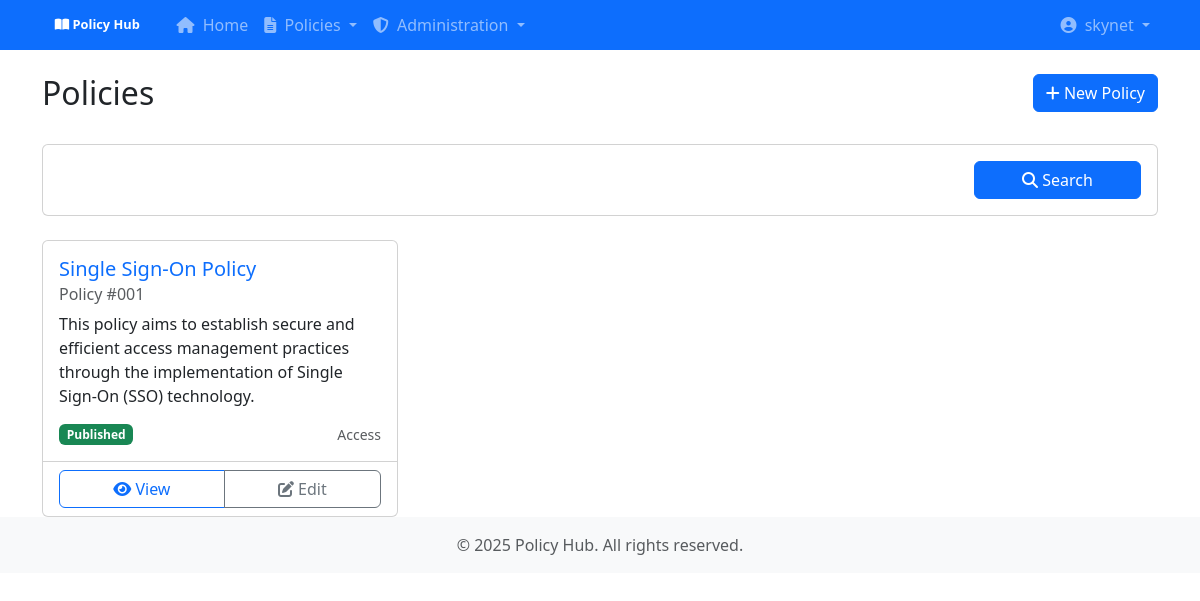
Page /policies/policies/ (signed in) on the committed database.
### policies/models.py (models this page shows, shortened)
class Policy(models.Model):
    STATUS_CHOICES = (
        ('draft', 'Draft'),
        ('published', 'Published'),
        ('archived', 'Archived'),
    )
    title = models.CharField(max_length=200)
    policy_number = models.CharField(max_length=50, unique=True)
    category = models.ForeignKey(PolicyCategory, on_delete=models.CASCADE, related_name='policies')
    content = models.TextField()
    summary = models.TextField()
    status = models.CharField(max_length=10, choices=STATUS_CHOICES, default='draft')
    created_by = models.ForeignKey(User, on_delete=models.SET_NULL, null=True, related_name='created_policies')
    updated_by = models.ForeignKey(User, on_delete=models.SET_NULL, null=True, related_name='updated_policies')
    effective_date = models.DateField()
    review_date = models.DateField()
    document_file = models.FileField(upload_to=policy_file_path, blank=True, null=True)
    created_at = models.DateTimeField(auto_now_add=True)
    updated_at = models.DateTimeField(auto_now=True)
    class Meta:
        verbose_name_plural = "Policies"
        ordering = ['-effective_date', 'title']

class PolicyCategory(models.Model):
    name = models.CharField(max_length=100)
    description = models.TextField(blank=True, null=True)
    created_at = models.DateTimeField(auto_now_add=True)
    updated_at = models.DateTimeField(auto_now=True)
    class Meta:
        verbose_name_plural = "Policy Categories"
        ordering = ['name']

### policies/views.py (the view)
# urls.py: path('policies/', views.PolicyListView.as_view(), name='policy-list'),
class PolicyListView(LoginRequiredMixin, ListView):
    model = Policy
    template_name = 'policies/policy_list.html'
    context_object_name = 'policies'
    paginate_by = 20
    def get_queryset(self):
        if self.request.user.profile.is_admin or self.request.user.profile.is_moderator:
            return Policy.objects.all()
        return Policy.objects.filter(status='published')

### accounts/models.py (called while the page is built)
    @property
    def is_admin(self):
        return self.role == 'admin'

    @property
    def is_moderator(self):
        return self.role == 'moderator'

### templates/policies/policy_list.html (shortened to what this page needs)
{% extends 'base.html' %}
{% block content %}
<div class="row mb-4">
    <div class="col">
        <h1 class="h2">Policies</h1>
    </div>
    {% if user.profile.is_admin or user.profile.is_moderator %}
    <div class="col-auto">
        <a href="{% url 'policies:policy-create' %}" class="btn btn-primary">
            <i class="fas fa-plus"></i> New Policy
        </a>
    </div>
    {% endif %}
</div>
<div class="card mb-4">
    <div class="card-body">
        <form method="get" class="row g-3" hx-get="{% url 'policies:htmx-policy-list' %}" hx-target="#policy-list" hx-trigger="submit, change">
            <div class="col-md-4">
            </div>
            <div class="col-md-3">
            </div>
            <div class="col-md-3">
            </div>
            <div class="col-md-2">
                <button type="submit" class="btn btn-primary w-100">
                    <i class="fas fa-search"></i> Search
                </button>
            </div>
        </form>
    </div>
</div>
<div id="policy-list">
    {% include "policies/partials/policy_list.html" %}
</div>
{% endblock %}

### templates/base.html (shortened to what this page needs)
<!DOCTYPE html>
<html lang="en">
<head>
    <link href="https://cdn.jsdelivr.net/npm/bootstrap@5.3.0/dist/css/bootstrap.min.css" rel="stylesheet">
    <link rel="stylesheet" href="https://cdnjs.cloudflare.com/ajax/libs/font-awesome/6.4.0/css/all.min.css">
</head>
<body>
    <nav class="navbar navbar-expand-lg navbar-dark bg-primary mb-4">
        <div class="container">
            <a class="navbar-brand" href="{% url 'landing' %}">
                <i class="fas fa-book-open"></i> Policy Hub
            </a>
            <div class="collapse navbar-collapse" id="navbarNav">
                <ul class="navbar-nav me-auto">
                    <li class="nav-item">
                        <a class="nav-link" href="{% url 'landing' %}">
                            <i class="fas fa-home me-1"></i> Home
                        </a>
                    </li>
                    <li class="nav-item dropdown">
                        <a class="nav-link dropdown-toggle" href="#" id="policyDropdown" role="button" data-bs-toggle="dropdown">
                            <i class="fas fa-file-alt me-1"></i> Policies
                        </a>
                    </li>
                    {% if user.is_authenticated %}
                        {% if user.profile.is_admin %}
                        <li class="nav-item dropdown">
                            <a class="nav-link dropdown-toggle" href="#" id="adminDropdown" role="button" data-bs-toggle="dropdown">
                                <i class="fas fa-shield-alt me-1"></i> Administration
                            </a>
                        </li>
                        {% endif %}
                    {% endif %}
                </ul>
                <ul class="navbar-nav">
                    {% if user.is_authenticated %}
                        <li class="nav-item dropdown">
                            <a class="nav-link dropdown-toggle" href="#" id="userDropdown" role="button" data-bs-toggle="dropdown">
                                <i class="fas fa-user-circle me-1"></i> {{ user.username }}
                            </a>
                        </li>
                    {% endif %}
                </ul>
            </div>
        </div>
    </nav>
    <div class="container">
        {% block content %}{% endblock %}
    </div>
    <footer class="footer mt-auto py-3 bg-light">
        <div class="container text-center">
            <p class="text-muted mb-0">© {% now "Y" %} Policy Hub. All rights reserved.</p>
        </div>
    </footer>
</body>
</html>

### templates/policies/partials/policy_list.html
{% if policies %}
<div class="row row-cols-1 row-cols-md-2 row-cols-lg-3 g-4">
    {% for policy in policies %}
    <div class="col">
        <div class="card h-100 policy-card">
            <div class="card-body">
                <h5 class="card-title">
                    <a href="{% url 'policies:policy-detail' policy.pk %}" class="text-decoration-none">{{ policy.title }}</a>
                </h5>
                <h6 class="card-subtitle mb-2 text-muted">Policy #{{ policy.policy_number }}</h6>
                <p class="card-text">{{ policy.summary|truncatewords:30 }}</p>
                <div class="d-flex justify-content-between align-items-center">
                    <span class="badge bg-{% if policy.status == 'published' %}success{% elif policy.status == 'draft' %}warning{% else %}secondary{% endif %}">
                        {{ policy.status|title }}
                    </span>
                    <small class="text-muted">{{ policy.category.name }}</small>
                </div>
            </div>
            <div class="card-footer bg-transparent">
                <div class="btn-group w-100">
                    <a href="{% url 'policies:policy-detail' policy.pk %}" class="btn btn-outline-primary">
                        <i class="fas fa-eye"></i> View
                    </a>
                    {% if user.profile.is_admin or user.profile.is_moderator %}
                    <a href="{% url 'policies:policy-update' policy.pk %}" class="btn btn-outline-secondary">
                        <i class="fas fa-edit"></i> Edit
                    </a>
                    {% endif %}
                </div>
            </div>
        </div>
    </div>
    {% endfor %}
</div>
{% else %}
<div class="alert alert-info">
    No policies found matching your criteria.
</div>
{% endif %}

### templates/base.html (style rules this page uses)
.navbar-brand { font-weight: bold; font-size: 0.8rem; padding: 0.3rem 0.8rem; }
.navbar { padding: 0.3rem 0.8rem; }
.policy-card { transition: transform 0.2s; }
.footer { margin-top: 3rem; padding: 2rem 0; background-color: #f8f9fa; }

### rows in the picture
Policy: title "Single Sign-On Policy", policy_number "001", summary "This policy aims to establish secure and efficient access management practices through the implementation of Single Sign-On (SSO) technology.", status "Published", category.name "Access"

### other values in the picture
{{ user.username }} "skynet"
